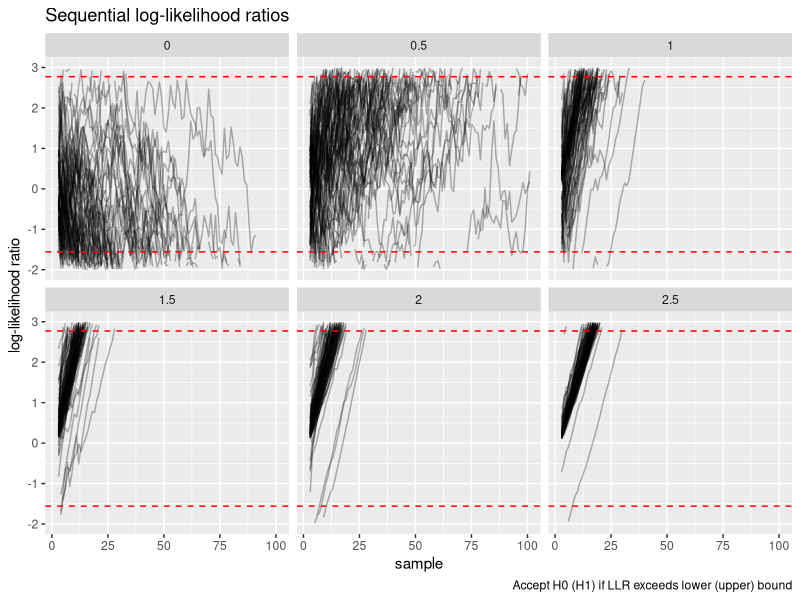
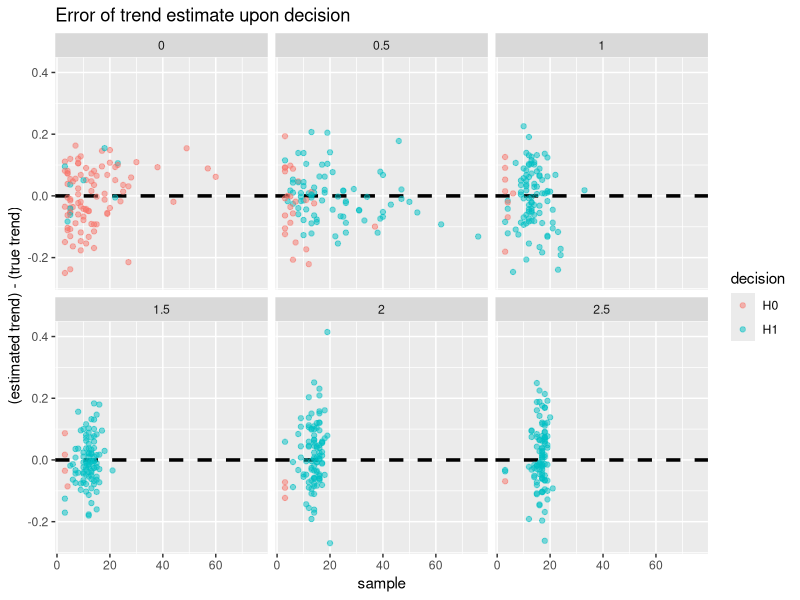
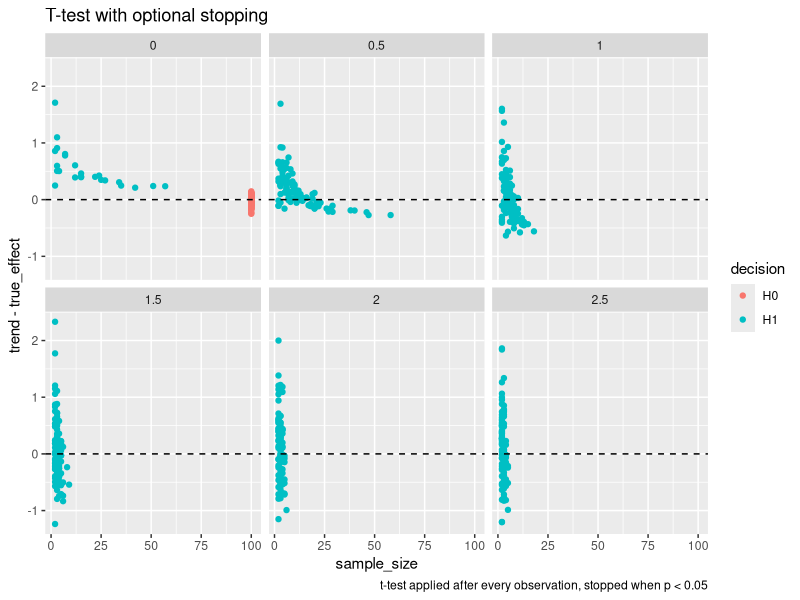
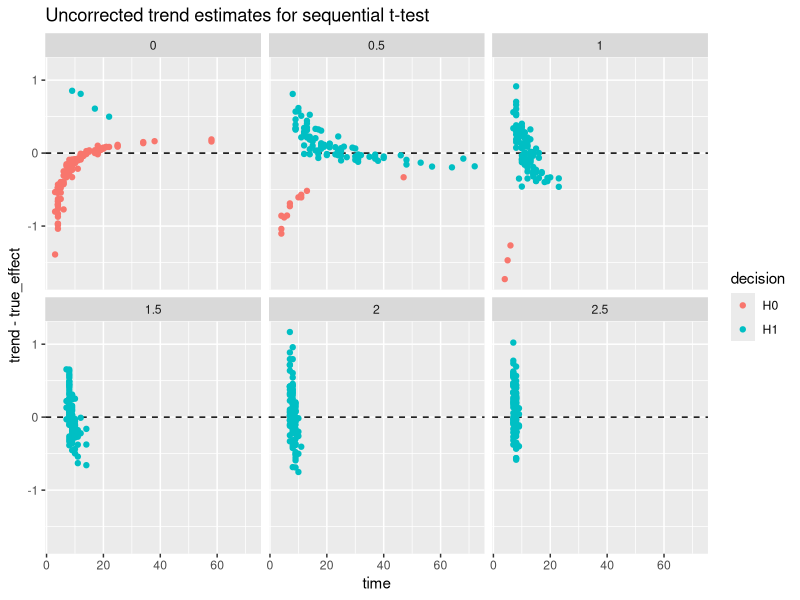

The R source for these figures, in order:
## ---- chunk 1
knitr::opts_chunk$set(echo = TRUE)
library(tidyverse)
## ---- chunk 2
run_stat <- function(x,
                     alternative = NA,
                     null = 0) {
  # add checks here
  
  # init vectors for statistics
  m_ <- vector("numeric", length = length(x))
  s_ <- sd_0 <- s_0 <- s2_mle <- sd_mle <- s2_ <- sd_ <- m_
  
  if (is.na(alternative)) { # if alternative hypothesis is one sided and composite
    # init value of mean is x1. All other init values are 0
    m_[1] <- x[1]
    
    # calculate running statistics
    for (i in 2:length(x)) {
      m_[i] <- m_[i - 1] + (x[i] - m_[i - 1]) / i
      s_[i]  <- s_[i - 1] + (x[i] - m_[i - 1]) * (x[i] - m_[i])
      s2_mle[i] <- s_[i] / (i)
      sd_mle[i] <- sqrt(s2_mle[i])
      s2_[i] <- s_[i] / (i - 1)
      sd_[i] <- sqrt(s2_[i])
      # under null that r = 0
      s_0[i] <- s_0[i - 1] + (x[i] - 0) * (x[i] - 0)
      sd_0[i] <- sqrt(s_0[i] / i)
    }    
    
  } else { # if alternative is point hypothesis
    m_[1] <- alternative
    # calculate running statistics
    for (i in 2:length(x)) {
      m_[i] <- alternative + (x[i] - alternative) / i
      s_[i]  <- s_[i - 1] + (x[i] - alternative) * (x[i] - alternative)
      s2_mle[i] <- s_[i] / (i)
      sd_mle[i] <- sqrt(s2_mle[i])
      #s2_[i] <- s_[i]/(i-1)
      #sd_[i] <- sqrt(s2_[i])
      # under null that r = 0
      s_0[i] <- s_0[i - 1] + (x[i] - null) * (x[i] - null)
      sd_0[i] <- sqrt(s_0[i] / i)
    }
  }
  # return: id = observation number, obs = observation value, mu_mle, sd_mle, sd_corrected
  return(tidyr::tibble(
    diff_1 = x,
    mu_mle = m_,
    sd_mle,
    #sd_corrected = sd_,
    sd_null = sd_0
  )) # %>% tibble::rowid_to_column(var = "id"))
  #return(tidyr::tibble(diff_1 = c(NA,x), mu_mle = c(NA,m_), sd_mle = c(NA,sd_mle), sd_corrected = c(NA,sd_) )) # %>% tibble::rowid_to_column(var = "id"))
}

# apply FUNC cumulatively when NA are present
# https://stackoverflow.com/questions/25576358/calculate-cumsum-while-ignoring-na-values/25576972
cumSkipNA <- function(x, FUNC)
{
  d <- deparse(substitute(FUNC))
  funs <- c("max", "min", "prod", "sum")
  stopifnot(is.vector(x), is.numeric(x), d %in% funs)
  FUNC <- match.fun(paste0("cum", d))
  x[!is.na(x)] <- FUNC(x[!is.na(x)])
  x
}

## ---- chunk 3
seq_test <- function(diffs, min_effect = NA, true_effect = NA, type1, type2) {
  
  # run sequential test on first differences
  out <-
    run_stat(diffs, alternative = min_effect, null = 0) %>% # compute running mean and standard deviation
    mutate(loglik_alt = dnorm(x = diff_1, mean = min_effect,#max(c(min_effect, mu_mle), na.rm = TRUE) , 
                              sd = sd_mle, log = TRUE),   # loglik of difference under alternative
           loglik_null = dnorm(x = diff_1, mean = 0, sd = sd_null, log = TRUE)) %>%  # loglik of difference under null
    mutate(loglik_alt = ifelse(is.infinite(loglik_alt), NA, loglik_alt), # remove inital NA value of each log likelihood
           loglik_null = ifelse(is.infinite(loglik_null), NA, loglik_null)) %>%
    mutate(llr = cumSkipNA(loglik_alt, sum) - cumSkipNA(loglik_null, sum)) %>% # get loglikelikhood ratio
    mutate(upper = log( (1-type2) / type1), # compute wald decision boundaries
           lower = log( type2 / (1 - type1))) %>%
    mutate(decision = case_when(llr <= upper & llr >= lower ~ "?", # get decision
                                llr > upper ~ "H1",
                                llr < lower ~ "H0")) %>%
    # add other info
    mutate(time = row_number() + 1, # define timepoints
           true_effect = true_effect,
           min_effect = min_effect,
           type1 = type1,
           type2 = type2) 
  return(out)
}

get_decision <- function(data) {
    
    # get time of decision
    out <- data %>% 
      filter(decision != "?") %>% 
      arrange(time) %>%
      slice(1) %>%
      select(time, decision, min_effect, true_effect, type1, type2)
    # get naive trend estimate
    out$trend <- data %>% pull(diff_1) %>% mean(na.rm = TRUE)
    return(out)
}

## ---- chunk 4
set.seed(123)

# set params
nreplicates <- 100
effect_size <- seq(0, by = 0.5, length.out = 6)
d_true_vec <- rep(effect_size, each = nreplicates)
d_relevant <- 0.5
d_relevant_vec <- rep(d_relevant, length = length(d_true_vec))
tmax <- 100

# simulate differences
diff_list <- lapply(seq_along(d_true_vec), function(x) rnorm(n = tmax, mean = d_true_vec[x], sd = 1))

# get result of naive sequential test
# simple null and simple alternative
seq_test_list <-
  lapply(seq_along(d_true_vec), function(x)
       seq_test(diff_list[[x]], min_effect = d_relevant_vec[x], true_effect = d_true_vec[x], 
                type1 = 0.05, type2 = 0.2))

# get decision, sample size, and trend estimate
# simple null and alternative
seq_result_df <-
  lapply(seq_test_list, function(x) get_decision(x)) %>%
  bind_rows()
## ---- chunk 5
seq_result_df %>%
  group_by(min_effect, true_effect) %>%
  summarise(accept = sum(decision == "H0")/nreplicates,
            reject = sum(decision == "H1")/nreplicates,
            no_decision = 1 - accept - reject,
            asn = ceiling(mean(time)),
            trend = mean(trend)) %>%
  knitr::kable(digits = 2)
## ---- chunk 6
seq_test_df <- seq_test_list %>% bind_rows(.id = "sim")

seq_test_df %>%
  group_by(sim) %>%
  mutate(time = row_number() + 1) %>%
  ggplot() +
  geom_line(aes(x = time, y = llr, group = sim), alpha = 0.3) +
  geom_hline(aes(yintercept = upper), linetype = "dashed", col = "red") +
  geom_hline(aes(yintercept = lower), linetype = "dashed", col = "red") +
  facet_wrap(~true_effect) +
  ylim(-2, 3) +
  labs(title = "Sequential log-likelihood ratios",
       caption = "Accept H0 (H1) if LLR exceeds lower (upper) bound",
       y = "log-likelihood ratio",
       x = "sample")
## ---- chunk 7
seq_result_df %>%
  mutate(error = trend - true_effect) %>%
  ggplot() +
  geom_hline(yintercept = 0, linetype = "dashed", size = 1.2) +
  geom_point(aes(x = time, y = error, col = decision), alpha = 0.5) +
  facet_wrap(~true_effect) +
  labs(title = "Error of trend estimate upon decision",
       x = "sample",
       y = "(estimated trend) - (true trend)")
## ---- chunk 8
# fixed sample size effect size for one sided t-test
# assume sd is known
tibble(effect_size = effect_size[effect_size > 0]) %>%
  rowwise() %>%
  mutate(sample_size =  power.t.test(delta = effect_size, sd = 1, sig.level = 0.05, power = 0.8, 
                                     type = "one.sample", alternative = "one.sided")$n,
         sample_size = ceiling(sample_size)) %>%
  # rowwise() %>%
  # mutate(sample_size = power_t$n)
  knitr::kable()
## ---- chunk 9
# initialize list to store results
ttest_list <- vector("list", length = length(diff_list))

# for each time series, apply the one sided t-test after every observation
# stop and make decision at first time p < 0.05
# return a list containing t.test object
for (tseries in seq_along(diff_list)) {
  
  for (samp in 2:tmax) {
    # calc t test repeatedly as data "accumulates"
    ttest_list[[tseries]] <- t.test(diff_list[[tseries]][1:samp], alternative = "greater", conf.level = 0.95)
    
    # stop if p-value < 0.05
    if (ttest_list[[tseries]]$p.value < 0.05) break
  }
}

# make a df from the list of t.test objects
unlisted <- unlist(ttest_list)
rep_t_df <- tibble(true_effect = d_true_vec
      ,p = unlisted[names(unlisted) == "p.value"] %>% as.numeric()
      , sample_size = unlisted[names(unlisted) == "parameter.df"] %>% as.numeric() + 1
      , trend = unlisted[names(unlisted) == "estimate.mean of x"] %>% as.numeric() 
      , stderr = unlisted[names(unlisted) == "stderr"] %>% as.numeric() ) %>%
  mutate(decision = ifelse(p < 0.05, "H1", "H0"))

## ---- chunk 10
rep_t_df %>%
  ggplot() +
  geom_point(aes(x = sample_size, y = trend - true_effect, col = decision)) +
  geom_hline(yintercept = 0, linetype = "dashed") +
  facet_wrap(~true_effect) +
  labs(title = "T-test with optional stopping",
       caption = "t-test applied after every observation, stopped when p < 0.05")
## ---- chunk 11
rep_t_df %>%
  group_by(true_effect) %>%
  summarise(accept = sum(decision == "H0")/n(),
            reject = sum(decision == "H1")/n(),
            asn = ceiling(mean(sample_size)),
            estimate = mean(trend)) %>%
  knitr::kable(digits = 2)
## ---- chunk 12
# x <- diff_list[[1]]
d <- d_relevant
type1 <- 0.05
type2 <- 0.2
upper <- log( (1-type2) / type1)
lower <- log( type2 / (1 - type1))

# initialize list to store results for each timeseries
ts_list <- vector("list", length = length(diff_list))

# initialize vectors to store likelihood and decision
llr_vec <- estimate_vec <- stderr_vec <- vector("numeric", length = tmax)
decision_vec <- vector("character", length = tmax)

for (tseries in seq_along(diff_list)) {
  for (samp in 2:tmax) {
    # calc t test repeatedly as data "accumulates"
    current_t <- t.test(diff_list[[tseries]][1:samp], alternative = "greater")
    ncp <- d * sqrt(samp)
    llr_vec[samp] <- dt(current_t$statistic, df = (samp - 1), ncp = ncp, log = TRUE) - 
               dt(current_t$statistic, df = (samp - 1), log = TRUE)
    
    # stop if llr outside of continuation region
    decision_vec[samp] <- case_when(llr_vec[samp] <= upper & llr_vec[samp] >= lower ~ "?", # get decision
                                llr_vec[samp] > upper ~ "H1",
                                llr_vec[samp] < lower ~ "H0")
    
    # grab updated trend estimate and standard error after every new observation
    estimate_vec[samp] <- current_t$estimate
    stderr_vec[samp] <- current_t$stderr
}
ts_list[[tseries]] <- tibble(x = diff_list[[tseries]], 
                             true_effect = d_true_vec[tseries],
                             relevant_effect = d,
                             llr = llr_vec, 
                             decision = decision_vec,
                             trend = estimate_vec,
                             stderr = stderr_vec) 
}

seq_t_df <- bind_rows(ts_list, .id = "sim") %>% mutate(sim = as.numeric(sim))

## ---- chunk 13
# get df of rows where first decision is made
seq_t_result <- 
  seq_t_df %>%
  group_by(sim) %>%
  mutate(time = row_number()) %>%
  filter(decision == "H0" | decision == "H1") %>%
  slice(1)

# get operating characteristics of test
seq_t_result %>%  
  group_by(true_effect) %>%
  summarise(accept = sum(decision == "H0")/nreplicates,
            reject = sum(decision == "H1")/nreplicates,
            no_decision = 1 - accept - reject,
            asn = ceiling(mean(time)),
            trend = mean(trend)) %>%
  knitr::kable(digits = 2)
## ---- chunk 14
seq_t_result %>%
  ggplot() +
  geom_hline(yintercept = 0, linetype = "dashed") +
  geom_point(aes(x = time, y = trend - true_effect, col = decision)) +
  facet_wrap(~true_effect) +
  labs(title = "Uncorrected trend estimates for sequential t-test")
